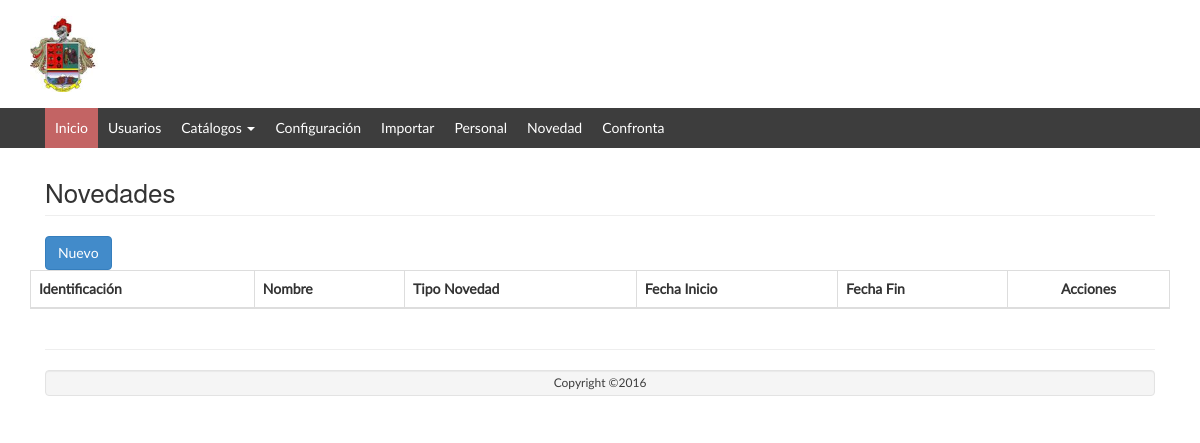
/Novedad/listar/, run on an earlier commit of the app's database.
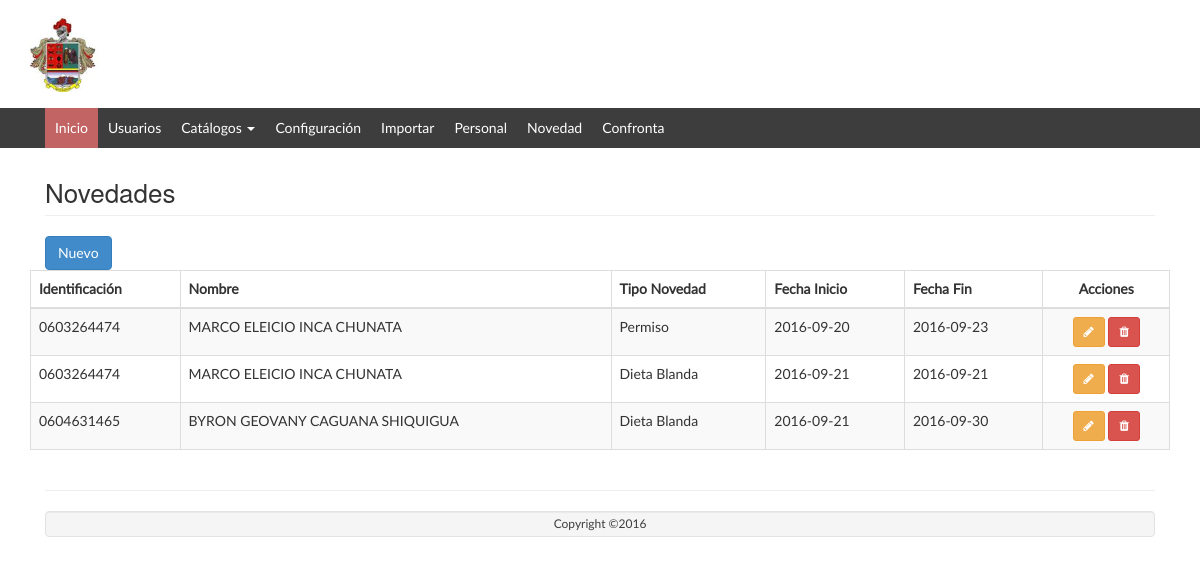
And on a later commit of the database.
### tables this page shows
CREATE TABLE `novedad` (
  `id` int(11) NOT NULL AUTO_INCREMENT,
  `persona_id` int(11) NOT NULL,
  `tipo_novedad_id` int(11) NOT NULL,
  `fecha_inicio` date NOT NULL,
  `fecha_fin` date NOT NULL,
  `url` varchar(64) DEFAULT NULL,
  `usuario_id` int(11) DEFAULT NULL,
  `activo` int(11) NOT NULL DEFAULT '1',
  PRIMARY KEY (`id`),
  KEY `fk_novedad_tipo_novedad1_idx` (`tipo_novedad_id`),
  KEY `fk_novedad_persona1_idx` (`persona_id`),
  CONSTRAINT `fk_novedad_persona1` FOREIGN KEY (`persona_id`) REFERENCES `persona` (`id`) ON DELETE NO ACTION ON UPDATE NO ACTION,
  CONSTRAINT `fk_novedad_tipo_novedad1` FOREIGN KEY (`tipo_novedad_id`) REFERENCES `tipo_novedad` (`id`) ON DELETE NO ACTION ON UPDATE NO ACTION
);

CREATE TABLE `persona` (
  `id` int(11) NOT NULL AUTO_INCREMENT,
  `unidad_id` int(11) NOT NULL,
  `grado_persona_id` int(11) NOT NULL,
  `identificacion` varchar(10) NOT NULL,
  `nombres` varchar(128) NOT NULL,
  `apellidos` varchar(128) NOT NULL,
  `arma` varchar(45) DEFAULT NULL,
  `telefono` varchar(10) DEFAULT NULL,
  `celular` varchar(10) DEFAULT NULL,
  `tarjeta` tinyint(4) NOT NULL DEFAULT '0',
  `usuario_id` int(11) DEFAULT '0',
  `activo` int(11) NOT NULL DEFAULT '1',
  PRIMARY KEY (`id`),
  KEY `fk_persona_unidad1_idx` (`unidad_id`),
  KEY `fk_persona_grado_persona1_idx` (`grado_persona_id`),
  CONSTRAINT `fk_persona_grado_persona1` FOREIGN KEY (`grado_persona_id`) REFERENCES `grado_persona` (`id`) ON DELETE NO ACTION ON UPDATE NO ACTION,
  CONSTRAINT `fk_persona_unidad1` FOREIGN KEY (`unidad_id`) REFERENCES `unidad` (`id`) ON DELETE NO ACTION ON UPDATE NO ACTION
);

CREATE TABLE `tipo_novedad` (
  `id` int(11) NOT NULL AUTO_INCREMENT,
  `nombre` varchar(128) NOT NULL,
  `descripcion` varchar(256) NOT NULL,
  `activo` tinyint(4) NOT NULL DEFAULT '1',
  PRIMARY KEY (`id`)
);

### app/controllers/NovedadController.php (called while the page is built, shortened)
<?php
require_once (PATH_MODELS . "/NovedadModel.php");
class NovedadController {
	public function listar() {
		$model = new NovedadModel();
		$unidad_id = 0;
		$datos = $model->getlistadoNovedad($unidad_id);
		require_once PATH_VIEWS."/Novedad/view.list.php";
	}
}

### index.php (called while the page is built, shortened)
<?php
if(isset($_GET['action'])){
	$redirect = ($_GET['action']!='')?$_GET['action']:"listar";
}
$controller = new $controllerName();
$controller->$redirect();
?>

### public/views/Novedad/index.php (called while the page is built, shortened)
<?php
require_once("../../../index.php");
?>

### app/models/NovedadModel.php (called while the page is built, shortened)
<?php
require_once(PATH_MODELS."/BaseModel.php");
class NovedadModel {
	public function getlistadoNovedad($unidad_id){
		$model = new BaseModel();
		$sql = "select n.*, p.nombres, p.apellidos, p.identificacion, t.nombre from novedad as n
				inner join persona as p on p.id = n.persona_id
				inner join tipo_novedad as t on t.id = n.tipo_novedad_id
				where p.unidad_id = ? or 0 = ?";
		return $model->execSql($sql, array($unidad_id,$unidad_id),true);
	}
}

### app/models/BaseModel.php (called while the page is built, shortened)
<?php
class BaseModel
{
	private $pdo;
	private function openConexion(){
		try{
			$this->pdo = new PDO('mysql:host='.HOSTNAME_DATABASE.';dbname='.DATABASE.';charset=utf8', USERNAME, PASSWORD);
			$this->pdo->setAttribute(PDO::ATTR_ERRMODE, PDO::ERRMODE_EXCEPTION);
		}
		catch(Exception $e){
			die($e->getMessage());
		}
	}
	private function closeConexion(){
		$this->pdo =  null;
	}
	public function execSql($sql,$parameters, $list = false, $obtainId = false){
		try	{
			$stm = $this->pdo->prepare($sql);
			$stm->execute($parameters);
			if($obtainId){
				$result = $this->pdo->lastInsertId();
			} else {
				if($list){
					$result = $stm->fetchAll(PDO::FETCH_OBJ);
				} else {
					$result = $stm->fetch(PDO::FETCH_OBJ);
				}
			}
		}catch(Exception $e){
			die($e->getMessage());
		}
		return $result;
	}
}

### public/views/Novedad/view.list.php (the view, shortened to what this page needs)
<?php include_once PATH_TEMPLATE.'/header.php';?>
<div class="row">
	<div class="col-lg-12">
    	<h1 class="page-header">Novedades</h1>
   	</div>
</div>
<div class="row">
	<div class="col-lg-12">
		<button class="btn btn-primary" id="modalOpen">
			<i class="glyphicon glyphicon-plus"></i> Nuevo
		</button>
	</div>
	<table class="table table-striped table-bordered table-hover" id="dataTables-example">
    <thead>
	    <tr>
	    	<th>Identificación</th>
	    	<th>Nombre</th>
	    	<th>Tipo Novedad</th>
		    <th>Fecha Inicio</th>
		    <th>Fecha Fin</th>
		    <th style="text-align: center;">Acciones</th>
	    </tr>
    </thead>
    <tbody>
    	<?php foreach ($datos as $item) {
    		echo "<tr><td>".$item->identificacion."</td>";
    		echo "<td>".$item->nombres." ".$item->apellidos."</td>";
    		echo "<td>".$item->nombre."</td>";
    		echo "<td>".$item->fecha_inicio." </td>";
    		echo "<td>".$item->fecha_fin." </td>";
    		echo "<td align='center'><a href='javascript: loadModal(".$item->id.")' class='btn btn-warning btn-sm' title='Editar' ><i class='fa fa-pencil'></i></a>
					  <a href='javascript:if(confirm(\"Está seguro que desea eliminar el elemento seleccionado?\")){redirect(".$item->id.");}' class='btn btn-danger btn-sm' title='Eliminar'><i class='fa fa-trash'></i></a></td>";
    	}?>
    </tbody>
    </table>
</div>
<?php include_once PATH_TEMPLATE.'/footer.php';?>
<link href="<?php echo PATH_CSS; ?>/dataTables.bootstrap.css" rel="stylesheet">
<link href="<?php echo PATH_CSS; ?>/bootstrapValidator.min.css" rel="stylesheet">
</body>
</html>

### public/template/header.php (shortened to what this page needs)
<!DOCTYPE html>
<html>
<head>
    <link href="<?php echo PATH_CSS; ?>/bootstrap.min.css" rel="stylesheet" type="text/css" />
    <link href="<?php echo PATH_CSS; ?>/jquery-ui.min.css" rel="stylesheet" type="text/css" />
    <link href="<?php echo PATH_CSS; ?>/google-fonts.css" rel="stylesheet" type="text/css" />
    <link href="<?php echo PATH_CSS; ?>/font-awesome.min.css" rel="stylesheet" type="text/css" />
    <link href="<?php echo PATH_CSS; ?>/style.css" rel="stylesheet" type="text/css" />
      </head>
      <body class="skin-black">
         <div class="navbar navbar-inverse set-radius-zero">
        <div class="container">
            <div class="navbar-header">
                <a class="navbar-brand" href="index.html">
                    <img src="<?php echo PATH_IMAGES.'/ejercito.jpg'?>" width="70px"/>
                </a>
            </div>
        </div>
    </div>
    <section class="menu-section">
        <div class="container">
            <div class="row">
                    <div class="navbar-collapse collapse ">
                        <ul id="menu-top" class="nav navbar-nav">
                            <li><a class="menu-top-active" href="index.html">Inicio</a></li>
                            <li><a href="../../Usuario/listar/">Usuarios</a></li>
                            <li class="dropdown">
                            	<a data-submenu="" data-toggle="dropdown" tabindex="0" aria-expanded="false">Catálogos
                            		<span class="caret"></span>
                            	</a>
                            </li>
                             <li><a href="login.html">Configuración</a></li>
                            <li><a href="blank.html">Importar</a></li>
                            <li><a href="../../Persona/listar/">Personal</a></li>
                            <li><a href="../../Novedad/listar/">Novedad</a></li>
                            <li><a href="../../Confronta/listar/">Confronta</a></li>
                        </ul>
                    </div>
            </div>
        </div>
    </section>
                <section class="content">
    <div class="content-wrapper">
        <div class="container">
            <div class="row">

### public/template/footer.php (shortened to what this page needs)
  <div class="row">
                <div class="col-xs-12">
                    <hr />
                    <footer class="text-center well">
                        <p>Copyright ©2016</p>
                    </footer>
                </div>
            </div>
</div>
</div>
</div>
 </section>

### public/web/css/style.css (style rules this page uses)
body { overflow-x: hidden!important; font-family: 'Lato', sans-serif; -webkit-font-smoothing: antialiased; min-height: 100%; background: #ffffff; }
.set-radius-zero { border-radius: 0px; -moz-border-radius: 0px; -webkit-border-radius: 0px; }
.menu-section { background-color: #3D3D3D; }
#menu-top a { color: #FFF; text-decoration: none; font-weight: 500; padding: 10px 10px 10px 10px; }
.menu-top-active { background-color: #C36464; }
.navbar-inverse { background-color: #C36464; border-color: transparent; }
.navbar { margin-bottom: 0px; }
footer { padding: 10px; color: #fff; font-size: 12px; background-color: #C36464; }
.navbar-inverse { border-color: transparent; margin-bottom: 0px; background-color: transparent; }
.well { margin-bottom: 0px; padding: 3px; color: #3d3d3d; }
p { margin: 0px; }
.content { padding: 20px 15px; background: #fff; overflow: auto; }
.row { margin-left: 0; margin-right: 0; }
.page-header { font-size: 26px; margin: 10px 0 20px; }

What changed in the data, as far as the page shows it:
added novedad: persona.identificacion "0603264474", persona.nombres "MARCO ELEICIO", persona.apellidos "INCA CHUNATA", tipo_novedad.nombre "Permiso", fecha_inicio "2016-09-20", fecha_fin "2016-09-23"
added novedad: persona.identificacion "0603264474", persona.nombres "MARCO ELEICIO", persona.apellidos "INCA CHUNATA", tipo_novedad.nombre "Dieta Blanda", fecha_inicio "2016-09-21", fecha_fin "2016-09-21"
added novedad: persona.identificacion "0604631465", persona.nombres "BYRON GEOVANY", persona.apellidos "CAGUANA SHIQUIGUA", tipo_novedad.nombre "Dieta Blanda", fecha_inicio "2016-09-21", fecha_fin "2016-09-30"
